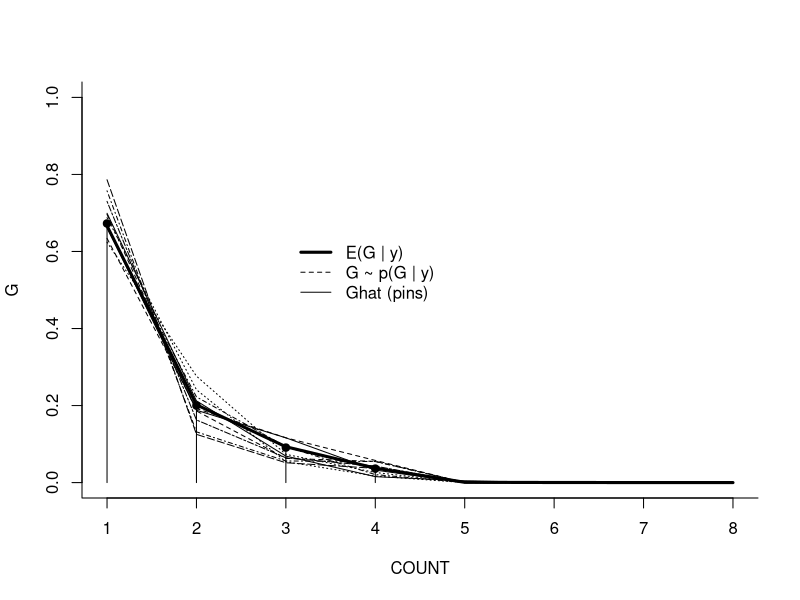
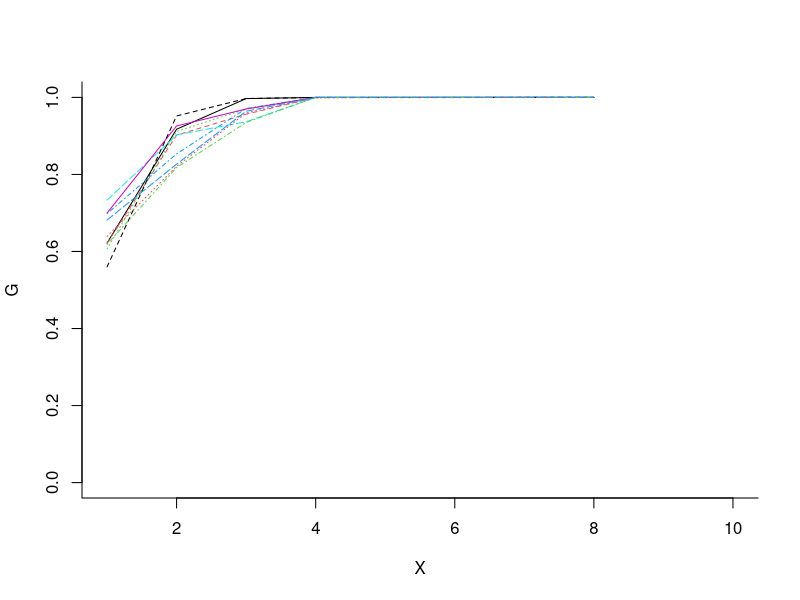
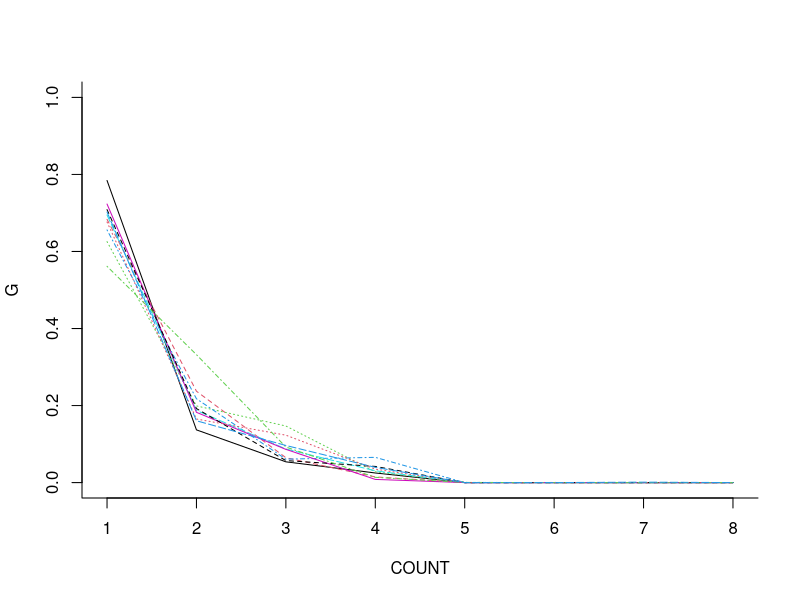
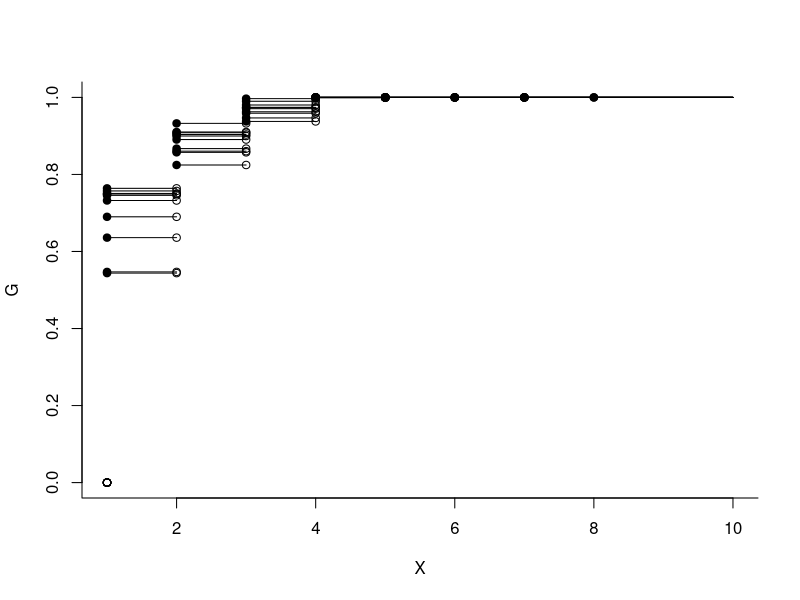
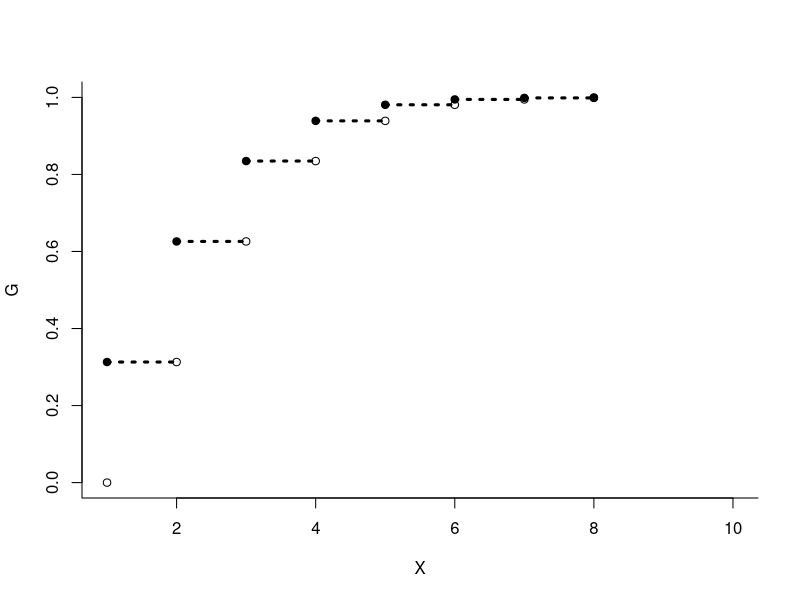
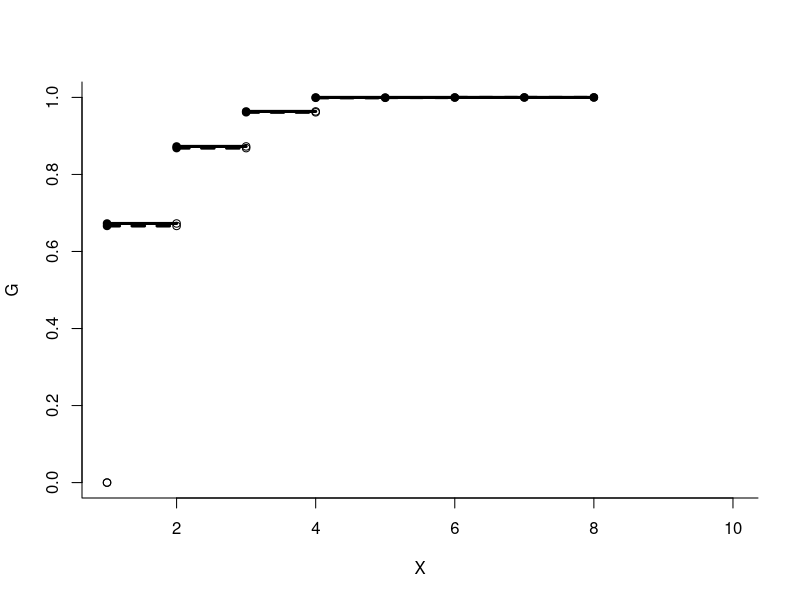

Reproduce these figures in R, in order.
#### ---- T-cell receptor simulation ----
#### ---- Task: Analysis using DP ----
#### ---- Date: 2019 May 01 (Wed) ----

# The dataset contains counts of Tcell receptors 

## Sampling model
# p(yi|F) = G(yi), yi>0

## Prior
# F = DP(M G0)

#######################################################################
## Without censoring -- DP for y[i], y>0 only
#######################################################################

## Data

yf <- c(37,11,5,2) # frequencies
xf <- c(1,2,3,4)   # counts
y <- rep(xf,yf)    # raw data
n <- length(y)
k <- n             # initialize

## hyperparameters
## a0 <- 1; b0 <- 1   # hyperprior b ~ Ga(a0,b0)
a <- 1; b <- .05     # G0(mu) = Ga(a,b)
lambda <- 300        # k ~ Poi(lambda)

M <- 1
H <- 10
N <- 25; p=8

# Genrate x ~ Dir(a,...a)(n-dim)
rdiric <- function(n, a){
	p <- length(a)
	m <- matrix(nrow = n, ncol = p)
	for (i in 1:p){
		m[,i] <- rgamma(n, a[[i]])
	}
	sumvec <- m %*% rep(1,p)
   m / as.vector(sumvec)
}


cdfplt <- function(x,y,lo=NULL,hi=NULL,
                    lw=1,lt=1,cl=1)
  {
    p <- length(x)
    if (!is.null(hi)) # final line segment
      if(hi > x[p])
        lines(c(x[p],hi), c(1,1),col=cl,lwd=lw,lty=lt)
    if (!is.null(lo)){ # initial line segment
      if (lo<x[1]){
        lines(c(lo,x[1]), c(0,0),col=cl,lwd=lw,lty=lt)
        if (y[1]>0)   # prob mass at x[1]
          points(x[1],0,pch=1)
      }
    }# initial seg
    ylag <- c(0,y)    # prev prob
    for(i in 1:p){
      if (i<p)
        lines(x[c(i,i+1)],y[c(i,i)],col=cl,lwd=lw,lty=lt)
      if (y[i]>ylag[i]){ # prob mass @ x[i]
        points(x[i],y[i],pch=19)
        points(x[i],ylag[i],pch=1)
      }
    }# for i
  }

# Generate posterior p(G|y) for yi ~ G
## G0: prior mean
## Ghat: empirical mean
## Gbar: posterior mean
## G: posterior sample

sampleDP <- function(N = 10
	, p = 8
	, plt.G0 = FALSE
	, plt.spl = FALSE
	, plt.Ghat = FALSE
	, cdf = TRUE
	, ltype = "n"){
	xgrid <- 1:p
	r <- 1/(1 - dpois(0, lambda = 2))
	G0 <- dpois(xgrid, lambda = 2) * r	# Prior base measure
	G1 <- M * G0								# Posterior base measure
	G1[xf] <- G1[xf] + yf
	G <- rdiric(N, G1)
	Gcdf <- apply(G, 1, cumsum)
	n <- sum(yf)
	Gbar <- G1/(n + M)
	Gbarcdf <- cumsum(Gbar)
	
	if (cdf){
		matplot(xgrid
			, Gcdf
			, type = ltype
			, bty = "l"
			, xlim = c(1, 10)
			, ylim = c(0, 1)
			, xlab = "X"
			, ylab = "G"
		)
	} else{
		matplot(xgrid
			, t(G)
			, type = ltype
			, bty = "l"
			, xlim = c(1, 8)
			, ylim = c(0, 1)
			, xlab = "COUNT"
			, ylab = "G"
		)		
	}

	if (plt.spl){
		for (i in 1:N){
			if (cdf)
				cdfplt(xgrid, Gcdf[, i], lw = 1, hi = 10)
			else
				lines(xgrid, G[i,], lw = 1, lt = i)
		}
	}

	G0cdf <- cumsum(G0)
	if (plt.G0){
		if (cdf)
			cdfplt(xgrid, G0cdf, lt = 3, lw = 3, cl = 1)
		else
			lines(xgrid, G0, lt = 3, lw = 3, col = 1)
	}

	Ghat <- rep(0, p)
	Ghat[xf] <- yf/n
	Ghatcdf <- cumsum(Ghat)
	if (plt.Ghat){
		if (cdf){
			cdfplt(xgrid, Ghatcdf, lt = 1, lw = 3, cl = 1)
			cdfplt(xgrid, Gbarcdf, lt = 2, lw = 3, cl = 1)
		} else{
			xg <- as.numeric(names(table(y)))
			lines(table(y)/n, lwd = 1)
			points(xg, table(y)/n, pch = 19)
			lines(xgrid, Gbar, lty = 1, lwd = 3)
		}
	}# plt.Ghat

	list(r = r
		, G0 = G0
		, G1 = G1
		, G = G
		, Gcdf = Gcdf
		, Gbar = Gbar
		, G0cdf = G0cdf
	)
}

## run the commands below - best line by line

ex <- function()
{
    sampleDP(plt.spl=T,cdf=F,plt.Ghat=T, ltype = "n")
    legend(3,0.65, legend=c("E(G | y)", "G ~ p(G | y)", "Ghat (pins)"),
           lty=c(1,2,1), lwd=c(3,1,1),bty="n")
}

ex()

yf
xf
sampleDP(ltype = "l")
sampleDP(cdf = FALSE, ltype = "l")
sampleDP(plt.spl = TRUE)
sampleDP(plt.G0 = TRUE)
sampleDP(plt.Ghat = TRUE)

